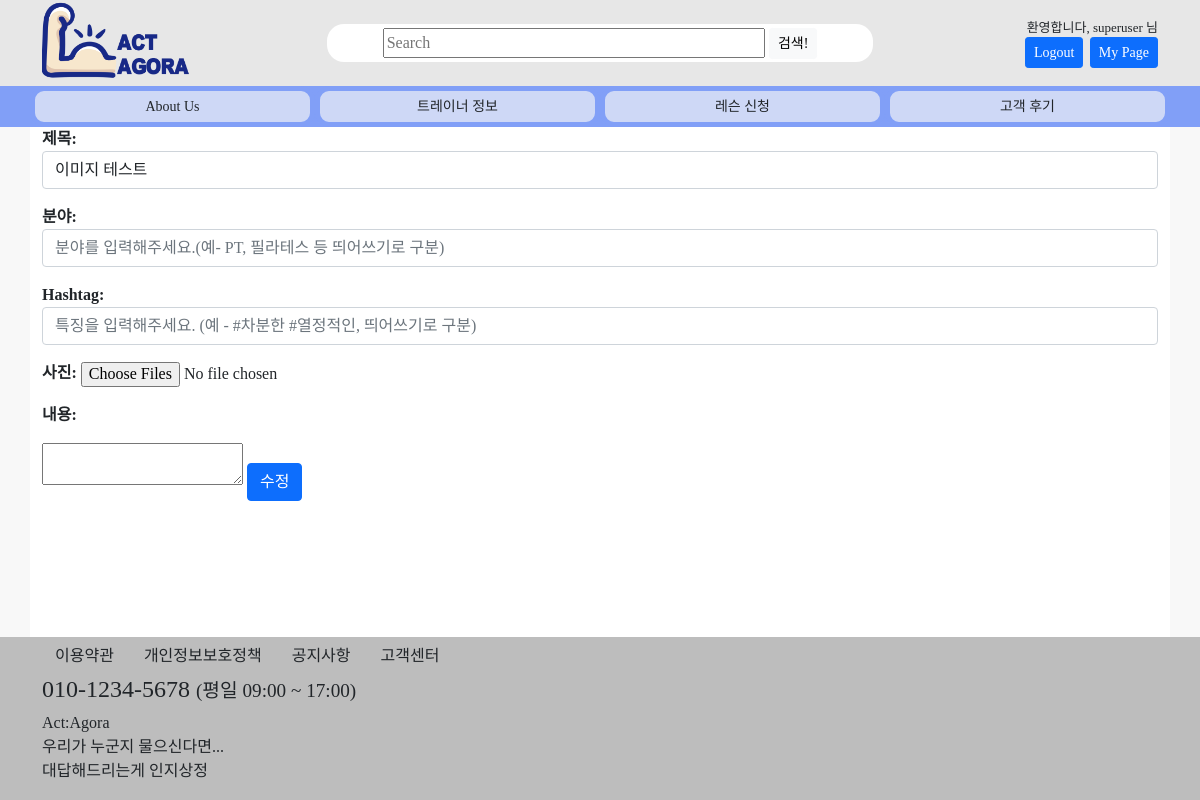
Before: /review/30/update (signed in) with the older database file.
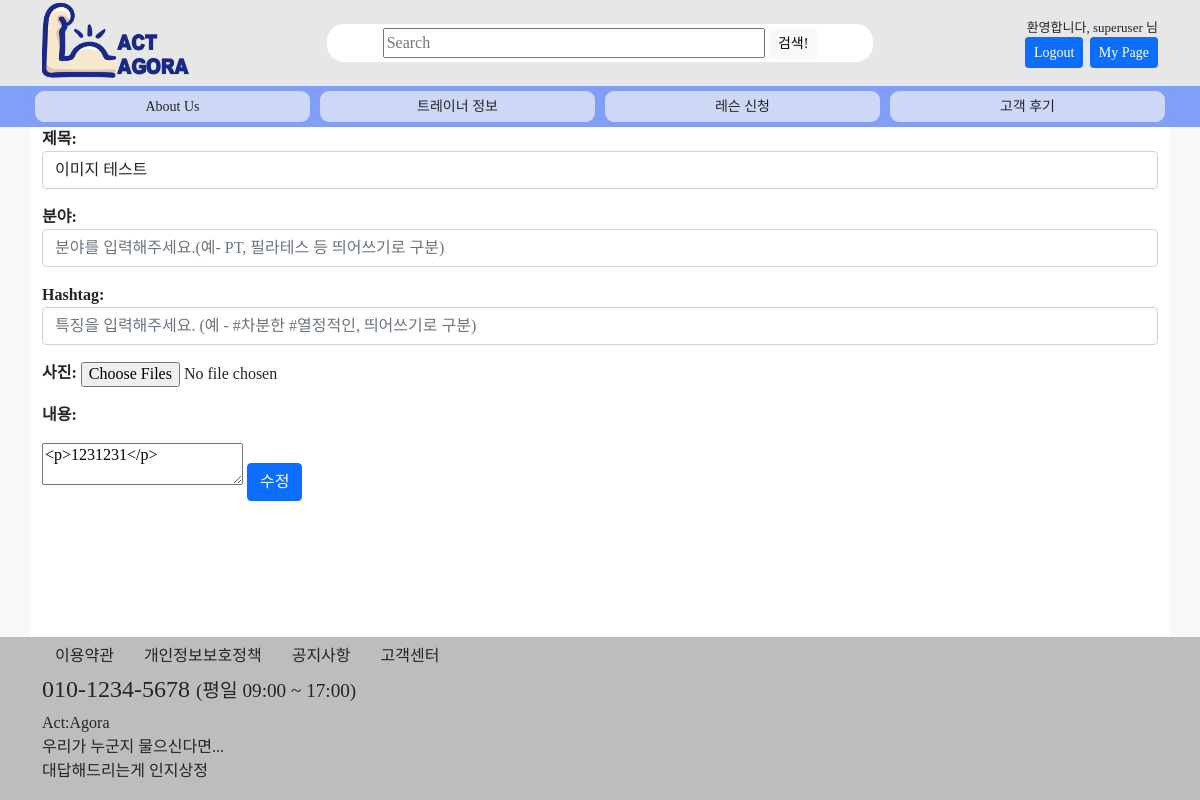
After: the same page with the newer database file.
### review/models.py (models this page shows, shortened)
class Review(models.Model):
    writer = models.ForeignKey(settings.AUTH_USER_MODEL, null=True, blank=True, on_delete=models.SET_NULL, verbose_name='작성자')
    trainer = models.ForeignKey(Trainer, null=True, blank=True, on_delete=models.SET_NULL, verbose_name='트레이너')
    date = models.DateTimeField(auto_now_add=True, blank=False, verbose_name='작성일')
    genretext = models.CharField(max_length=200, null=True, blank=True)
    genre = models.ManyToManyField(Genre, blank=True, verbose_name='장르')
    tagtext = models.CharField(max_length=200, null=True, blank=True)
    hashtag = models.ManyToManyField(Hashtag, blank=True)
    title = models.CharField(max_length=100, null=True)
    content = models.TextField(null=True, blank=True)
    class Meta:
        db_table = '리뷰'
        verbose_name = '리뷰'
        verbose_name_plural = '리뷰'

### accounts/decorators.py (the view)
    def wrap(request, *args, **kwargs):
        if not request.user.is_authenticated:
            messages.info(request, "로그인한 사용자만 이용할 수 있습니다.")
            return redirect(settings.LOGIN_URL)
        return function(request, *args, **kwargs)

### review/forms.py
class ReviewNewForm(forms.ModelForm):
    def __init__(self, *args, **kwargs):
        super(ReviewNewForm, self).__init__(*args, **kwargs)
        self.fields['title'].label = '제목'
        self.fields['title'].widget.attrs.update({
            'placeholder': '제목을 입력해주세요.',
            'class': 'form-control',
            'autofocus': True,
        })
        self.fields['genretext'].label = '분야'
        self.fields['genretext'].widget.attrs.update({
            'placeholder': '분야를 입력해주세요.(예- PT, 필라테스 등 띄어쓰기로 구분)',
            'class': 'form-control',
        })
        self.fields['tagtext'].label = 'Hashtag'
        self.fields['tagtext'].widget.attrs.update({
            'placeholder': '특징을 입력해주세요. (예 - #차분한 #열정적인, 띄어쓰기로 구분)',
            'class': 'form-control',
        })
    class Meta:
        model = Review
        fields = ['writer', 'trainer', 'title', 'genretext', 'tagtext', 'content']

class ImageUploadForm(forms.ModelForm):
    class Meta:
        model = Photo
        fields = ['image']
        widgets = {
            'image': forms.ClearableFileInput(attrs={'multiple': True}),
        }

### templates/review/review_new.html (shortened to what this page needs)
{% extends 'base.html' %}
{% block header %}
{% load static %}
<link href="https://cdn.jsdelivr.net/npm/summernote@0.8.18/dist/summernote-lite.css" rel="stylesheet">
{% endblock %}
{% block contents %}
<form method="POST" action="" enctype="multipart/form-data" >
    <p><strong>제목: </strong>{{ form.title }}</p>
    <p><strong>분야: </strong>{{ form.genretext }}</p>
    <p><strong>Hashtag: </strong>{{ form.tagtext }}</p>
    <p><strong>사진: </strong>{{ imgform.image }}</p>
    <p><strong>내용:</strong></p>
    <textarea id="summernote" name="content">{% if update %}{{ form.content.value | safe }}{% endif %}</textarea>
    {% if update %}
    <button id="write" type="submit" class="btn btn-primary">수정</button>
    {% else %}
    <button id="write" class="btn btn-primary" type="submit">등록</button>
    {% endif %}
</form>
{% endblock %}

Changed rows visible on the page:
changed Review "이미지 테스트": content (not shown) → "<p>1231231</p>"
